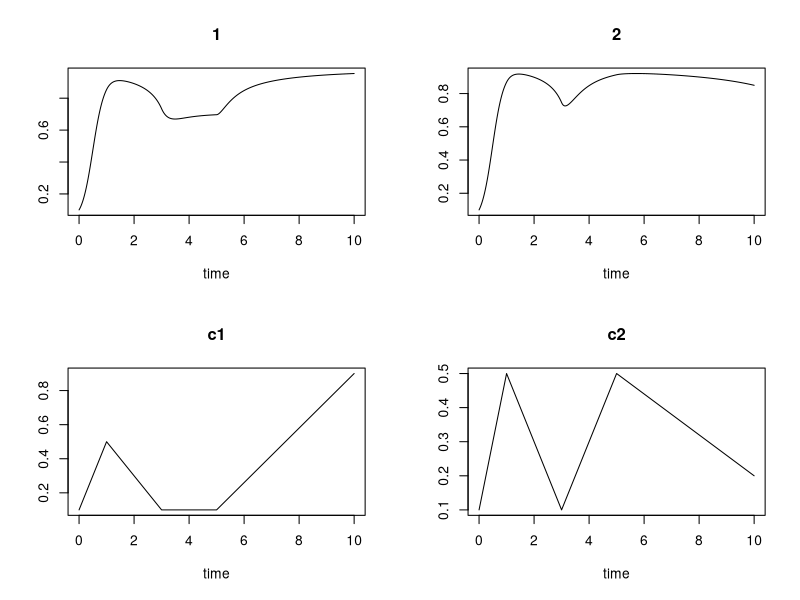

Write the R code that produced this figure.
rm(list = ls())
start_time <- Sys.time()
library("deSolve")

# Hanski model:
Hanski <- function(time, y, parameters, signal){
  ydot <- c()
  cc <- list()
  with(as.list(c(y, parameters)), {
    for (i in c(1:dim)) {
      cc[[i]] <- signal[[i]](time)
      area <- area_muni
      area[i] <- 0
      d <- sum(exp(-alp*dist[i,])*area*y)
      h <- mc*sum(comm[i,]*y)
      a <- c*(xi*d + (1-xi)*h)
      ydot[i] <- a*(1-y[i]) - (b/cc[[i]])*y[i]
    }
    return(list(ydot, c = cc))
  })
}

## Forcing function
signal <- list(approxfun(x = c(0,1,3,5,10), 
                    y = c(0.1, 0.5,  0.1,  0.1, 0.9), 
                    method = "linear", rule = 2),
            approxfun(x = c(0,1,3,5,10), 
                      y = c(0.1, 0.5,  0.1,  0.5, 0.2), 
                      method = "linear", rule = 2))


# Parameters: 
dim <- 2
time <- seq(0, 10, by=0.01)
b <- 0.2
c <- 0.1
xi <- 0.5
alp <- 100
area_muni <- matrix(runif(dim, 0,10000),1,dim)
dist <- matrix(runif(dim*dim, 0,10000),dim,dim)
comm <- matrix(runif(dim*dim, 0,10000),dim,dim)
parameters <- list( b=b, c = c,
                xi = xi, alp = alp,
                area_muni = area_muni,
                dist = dist, comm = comm,
                mc = 0.01)

state <- c(0.1,0.1)


### Integratin:
out <- ode(y = state, times = time, func = Hanski, 
           parms = parameters, signal = signal)
plot(out)
end_time <- Sys.time()
print(paste("time:", end_time-start_time))


###
